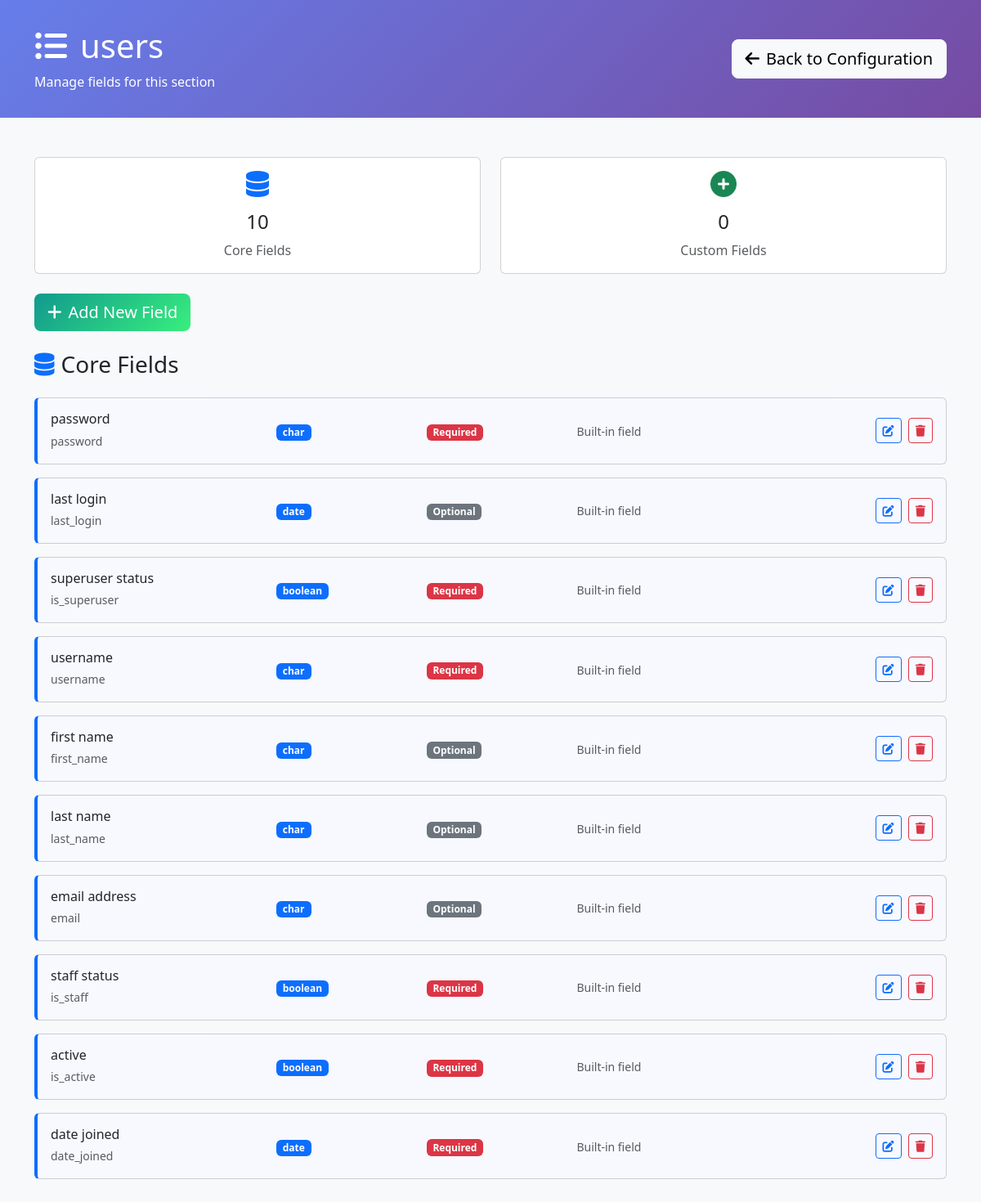
/configuration/section/11/ (signed in), run on the app's committed database.
### requests/models.py (models this page shows, shortened)
class DynamicSection(models.Model):
    name = models.CharField(max_length=255, unique=True, help_text="Internal section name")
    display_name = models.CharField(max_length=255, help_text="Display name shown to users")
    description = models.TextField(blank=True, help_text="Description of this section's purpose")
    order = models.IntegerField(default=100, help_text="Display order")
    is_core_section = models.BooleanField(default=False, help_text="True if this represents an existing admin model")
    source_model = models.CharField(max_length=255, blank=True, help_text="Full model name (e.g. 'accounts.Account') for core sections")
    created_at = models.DateTimeField(auto_now_add=True)
    updated_at = models.DateTimeField(auto_now=True)
    class Meta:
        verbose_name = "Dynamic Section"
        verbose_name_plural = "Dynamic Sections"
        ordering = ['is_core_section', 'order', 'name']

class DynamicField(models.Model):
    FIELD_TYPES = [
        ('char', 'Text (Short)'),
        ('text', 'Text (Long)'),
        ('email', 'Email'),
        ('url', 'URL'),
        ('slug', 'Slug'),
        ('integer', 'Integer'),
        ('decimal', 'Decimal'),
        ('float', 'Float'),
        ('date', 'Date'),
        ('datetime', 'Date & Time'),
        ('time', 'Time'),
        ('boolean', 'Checkbox (Yes/No)'),
        ('choice', 'Dropdown (Single Choice)'),
        ('multiple_choice', 'Multiple Choice'),
        ('file', 'File Upload'),
        ('image', 'Image Upload'),
        ('foreign_key', 'Link to Another Model'),
        ('many_to_many', 'Multiple Links'),
        ('json', 'JSON Data'),
    ]
    model = models.ForeignKey(DynamicModel, on_delete=models.CASCADE, related_name='fields', null=True, blank=True)
    section = models.ForeignKey(DynamicSection, on_delete=models.CASCADE, related_name='fields', null=True, blank=True)
    name = models.CharField(max_length=100, help_text="Field name in database (lowercase, underscores)")
    display_name = models.CharField(max_length=100, help_text="Label shown in forms")
    field_type = models.CharField(max_length=20, choices=FIELD_TYPES)
    is_core_field = models.BooleanField(default=False, help_text="True if this represents an existing model field")
    CORE_MODE_CHOICES = [
        ('override', 'Override Existing Field'),
        ('create', 'Create New Core Field'),
    ]
    STORAGE_CHOICES = [
        ('model_field', 'Store in Model Field'),
        ('value_store', 'Store in DynamicFieldValue'),
    ]
    core_mode = models.CharField(
        max_length=20,
        choices=CORE_MODE_CHOICES,
        default='override',
        help_text="Whether to override existing field or create new one"
    )
    model_field_name = models.CharField(
        max_length=100,
        blank=True,
        help_text="Name of existing model field to override (required for override mode)"
    )
    storage = models.CharField(
        max_length=20,
        choices=STORAGE_CHOICES,
        default='value_store',
        help_text="Where to store field values"
    )
    required = models.BooleanField(default=False)
    default_value = models.TextField(blank=True, help_text="Default value (JSON format for complex types)")
    help_text = models.CharField(max_length=200, blank=True)
    max_length = models.PositiveIntegerField(null=True, blank=True, help_text="For text fields")
    max_digits = models.PositiveIntegerField(null=True, blank=True, help_text="For decimal fields")
    decimal_places = models.PositiveIntegerField(null=True, blank=True, help_text="For decimal fields")
    choices = models.JSONField(default=dict, help_text="For choice fields: {'value': 'display_name'}")
    related_model = models.CharField(max_length=100, blank=True, help_text="Model to link to (app.Model)")
    section_name = models.CharField(max_length=100, default='General', help_text="Form section name for grouping (legacy field)")
    order = models.PositiveIntegerField(default=0, help_text="Order within section")
    is_active = models.BooleanField(default=True, help_text="Whether field is shown in forms")
    created_at = models.DateTimeField(auto_now_add=True)
    updated_at = models.DateTimeField(auto_now=True)
    class Meta:
        verbose_name = "Dynamic Field"
        verbose_name_plural = "Dynamic Fields"
        ordering = ['model', 'section', 'section_name', 'order']

### requests/configuration_views.py (the view, shortened to what this page needs)
# urls.py: path('section/<int:section_id>/', configuration_views.section_fields, name='section_fields'),
@staff_member_required
def section_fields(request, section_id):
    from requests.models import DynamicSection
    is_legacy_dynamic = request.GET.get('dynamic') == 'true'
    if is_legacy_dynamic:
        dynamic_model = get_object_or_404(DynamicModel, id=section_id)
        model_name = f"{dynamic_model.app_label}.{dynamic_model.name}"
        display_name = dynamic_model.display_name
        fields = DynamicField.objects.filter(
            model=dynamic_model,
            is_active=True
        ).order_by('section_name', 'order')
        section_type = 'legacy'
        model_fields = []  # Legacy models don't have core model fields
    else:
        section = get_object_or_404(DynamicSection, id=section_id)
        model_name = section.name
        display_name = section.display_name
        section_type = 'core' if section.is_core_section else 'custom'
        fields = section.fields.filter(is_active=True).order_by('order')
        if section.is_core_section:
            model_fields = []
            core_fields = fields.filter(is_core_field=True)
            for field in core_fields:
                choices_obj = {}
                try:
                    if field.choices and field.choices != '{}':
                        choices_obj = json.loads(field.choices)
                except (json.JSONDecodeError, ValueError):
                    choices_obj = {}
                model_fields.append({
                    'id': field.id,
                    'name': field.name,
                    'display_name': field.display_name,
                    'field_type': field.field_type,
                    'required': field.required,
                    'is_model_field': True,
                    'is_core_field': True,
                    'choices': choices_obj,  # Pass Python dict for json_script filter
                    'choices_script_id': f'choices-{field.id}'  # Pre-computed script ID
                })
        else:
            model_fields = []
    dynamic_fields = []
    for field in fields:
        if section_type == 'core' and field.is_core_field:
            continue
    context = {
        'section_id': section_id,
        'section_name': model_name,
        'display_name': display_name,
        'section_type': section_type,
        'source_model': getattr(section, 'source_model', '') if not is_legacy_dynamic else '',
        'model_fields': model_fields,
        'dynamic_fields': dynamic_fields,
        'all_fields': model_fields + dynamic_fields,
        'is_legacy_dynamic': is_legacy_dynamic,
        'is_core_section': section_type == 'core',
        'is_custom_section': section_type == 'custom'
    }
    return render(request, 'configuration/section_fields.html', context)

### requests/templates/configuration/section_fields.html (shortened to what this page needs)
<!DOCTYPE html>
<html lang="en">
<head>
    <link href="https://cdn.jsdelivr.net/npm/bootstrap@5.3.0/dist/css/bootstrap.min.css" rel="stylesheet">
    <link href="https://cdnjs.cloudflare.com/ajax/libs/font-awesome/6.0.0/css/all.min.css" rel="stylesheet">
</head>
<body class="bg-light">
    <div class="config-header">
        <div class="container">
            <div class="row align-items-center">
                <div class="col-md-8">
                    <h1 class="mb-2">
                        <i class="fas fa-list-ul me-3"></i>{{ display_name }}
                    </h1>
                    <p class="mb-0 opacity-90">
                        Manage fields for this section
                    </p>
                </div>
                <div class="col-md-4 text-end">
                    <a href="{% url 'configuration:dashboard' %}" class="btn btn-light btn-lg">
                        <i class="fas fa-arrow-left me-2"></i>Back to Configuration
                    </a>
                </div>
            </div>
        </div>
    </div>
    <div class="container my-5">
        <div class="row mb-4">
            <div class="col-md-6">
                <div class="card text-center">
                    <div class="card-body">
                        <i class="fas fa-database fa-2x text-primary mb-3"></i>
                        <h4>{{ model_fields|length }}</h4>
                        <p class="text-muted mb-0">Core Fields</p>
                    </div>
                </div>
            </div>
            <div class="col-md-6">
                <div class="card text-center">
                    <div class="card-body">
                        <i class="fas fa-plus-circle fa-2x text-success mb-3"></i>
                        <h4>{{ dynamic_fields|length }}</h4>
                        <p class="text-muted mb-0">Custom Fields</p>
                    </div>
                </div>
            </div>
        </div>
        <div class="row mb-4">
            <div class="col-12">
                <button class="btn btn-add-field btn-lg" onclick="showAddFieldModal()">
                    <i class="fas fa-plus me-2"></i>Add New Field
                </button>
            </div>
        </div>
        {% if model_fields %}
        <div class="row">
            <div class="col-12">
                <h3 class="mb-4">
                    <i class="fas fa-database me-2 text-primary"></i>Core Fields
                </h3>
                {% for field in model_fields %}
                <div class="card field-card model-field mb-3" data-field-id="{{ field.id }}">
                    <div class="card-body">
                        <div class="row align-items-center">
                            <div class="col-md-3">
                                <h6 class="mb-1 field-title">{{ field.display_name }}</h6>
                                <small class="text-muted">{{ field.name }}</small>
                            </div>
                            <div class="col-md-2">
                                <span class="badge bg-primary field-type-badge" data-type="{{ field.field_type }}">{{ field.field_type }}</span>
                            </div>
                            <div class="col-md-2">
                                {% if field.required %}
                                <span class="badge bg-danger">Required</span>
                                {% else %}
                                <span class="badge bg-secondary">Optional</span>
                                {% endif %}
                            </div>
                            <div class="col-md-3">
                                <small class="text-muted">Built-in field</small>
                            </div>
                            <div class="col-md-2 text-end">
                                <button class="btn btn-outline-primary btn-sm me-1"
                                        onclick="editField({{ field.id }}, 'model')">
                                    <i class="fas fa-edit"></i>
                                </button>
                                <button class="btn btn-outline-danger btn-sm"
                                        onclick="deleteField({{ field.id }}, '{{ field.display_name }}')">
                                    <i class="fas fa-trash"></i>
                                </button>
                            </div>
                        </div>
                    </div>
                </div>
                {% endfor %}
            </div>
        </div>
        {% endif %}
    </div>
</body>
</html>

### requests/templates/configuration/section_fields.html (style rules this page uses)
.config-header { background: linear-gradient(135deg, #667eea 0%, #764ba2 100%); color: white; padding: 2rem 0; }
.field-card { transition: all 0.3s ease; border-left: 4px solid #dee2e6; }
.field-card.model-field { border-left-color: #0d6efd; background-color: #f8f9ff; }
.field-type-badge { font-size: 0.75rem; padding: 0.25rem 0.5rem; }
.btn-add-field { background: linear-gradient(135deg, #11998e 0%, #38ef7d 100%); border: none; color: white; }

### data on the page
DynamicSection: display_name "users"
DynamicField: display_name "password", name "password", field_type "char"
DynamicField: display_name "last login", name "last_login", field_type "date"
DynamicField: display_name "superuser status", name "is_superuser", field_type "boolean"
DynamicField: display_name "username", name "username", field_type "char"
DynamicField: display_name "first name", name "first_name", field_type "char"
DynamicField: display_name "last name", name "last_name", field_type "char"
DynamicField: display_name "email address", name "email", field_type "char"
DynamicField: display_name "staff status", name "is_staff", field_type "boolean"
DynamicField: display_name "active", name "is_active", field_type "boolean"
DynamicField: display_name "date joined", name "date_joined", field_type "date"

### other printed values
{{ model_fields|length }} "10"
{{ dynamic_fields|length }} "0"
